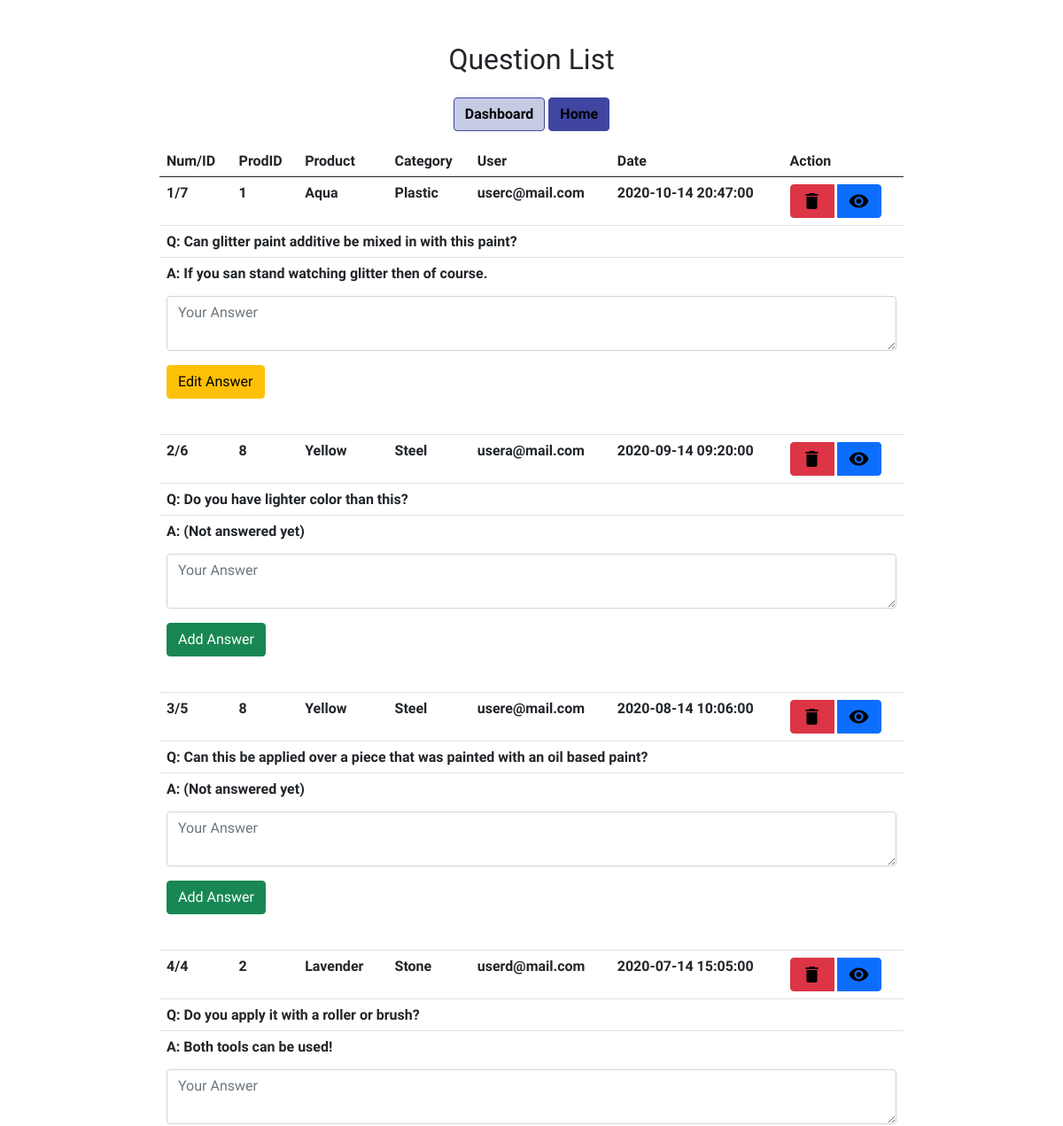
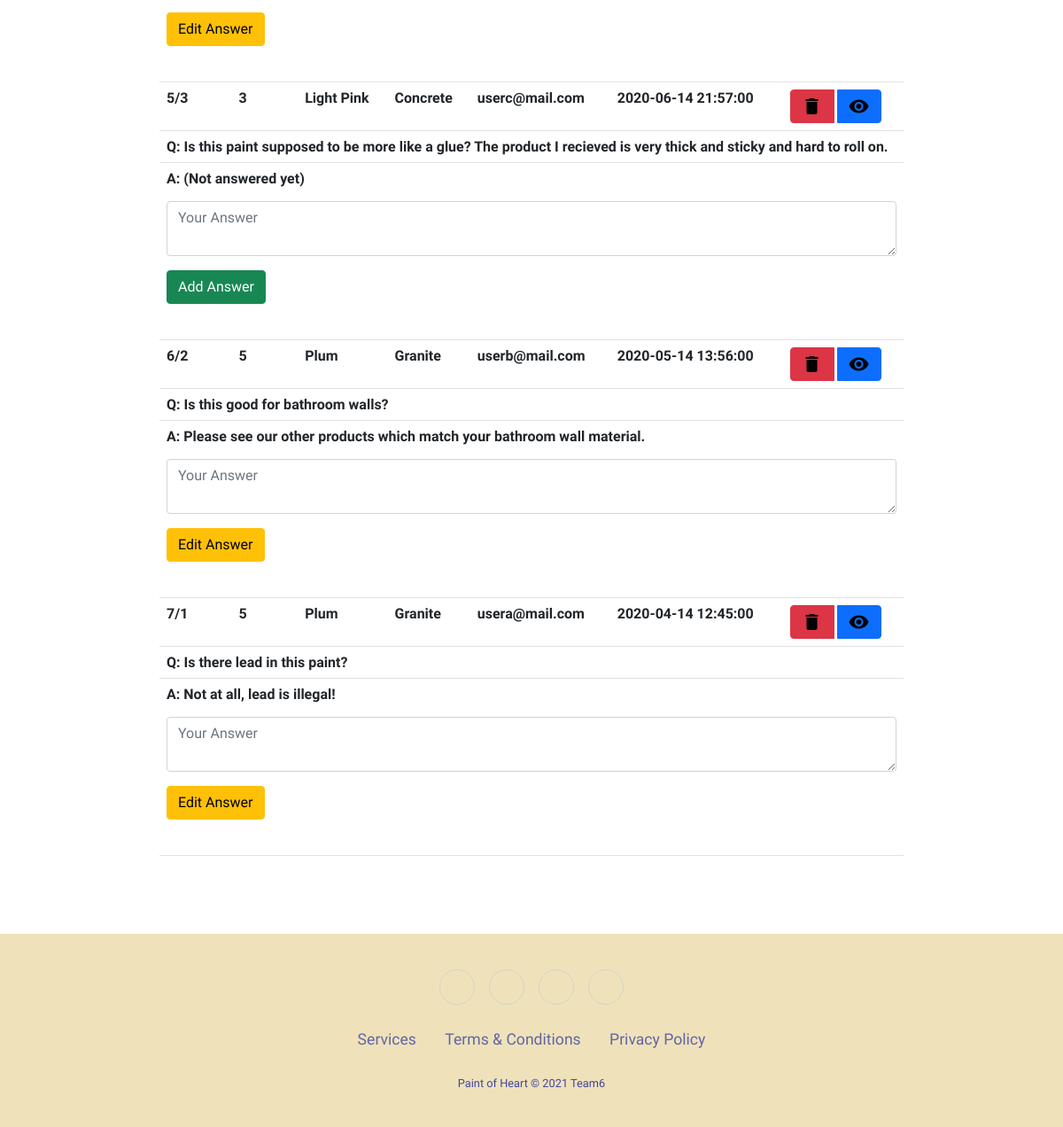
Page /actions/que_list.php (signed in) on the committed database (2 pictures, top to bottom).
### tables this page shows
CREATE TABLE `question` (
  `id` int(11) NOT NULL,
  `fk_user_id` int(11) NOT NULL,
  `fk_item_id` int(11) NOT NULL,
  `question` text NOT NULL,
  `answer` text NOT NULL,
  `date` datetime NOT NULL
);

CREATE TABLE `products` (
  `id` int(11) NOT NULL,
  `name` varchar(50) NOT NULL,
  `fk_category` int(11) NOT NULL,
  `price` decimal(20,2) NOT NULL,
  `description` text NOT NULL,
  `image` text NOT NULL,
  `discount` int(3) NOT NULL DEFAULT 0,
  `visibility` int(1) NOT NULL DEFAULT 1
);

CREATE TABLE `category` (
  `id` int(11) NOT NULL,
  `catName` varchar(50) NOT NULL
);

CREATE TABLE `user` (
  `id` int(11) NOT NULL,
  `f_name` varchar(50) NOT NULL,
  `l_name` varchar(50) NOT NULL,
  `address` varchar(100) NOT NULL,
  `email` varchar(50) NOT NULL,
  `password` varchar(255) NOT NULL,
  `user_state` int(1) NOT NULL DEFAULT 1,
  `user_level` int(1) NOT NULL DEFAULT 0
);

### classes/database.class.php (called while the page is built, shortened)
<?php
Class Database{
    public $host   = "localhost";
    public $user   = "root";
    public $pass   = "";
    public $dbname = "team6_paintofheart";
    public $link;
    private function connectDB(){
    $this->link = new mysqli($this->host, $this->user, $this->pass,
    $this->dbname);
    mysqli_set_charset($this->link, "utf8");
    }
   public function select($query){
     $result = $this->link->query($query) or
      die($this->link->error.__LINE__);
     if($result->num_rows > 0){
       return $result;
     } else {
       return false;
     }
    }
   }
?>

### classes/question.class.php (called while the page is built, shortened)
<?php
class Question
{
    public $db;
    public function __construct()
    {
        $this->db = new Database();
    }
    public function AllQuestionAll() {
        $query = "SELECT *,`question`.`id` as queid, `user`.`f_name`, `user`.`l_name`, `user`.`email`, `products`.`name`, `category`.`catName`
        FROM question
        INNER JOIN `user` ON `user`.`id` = `question`.`fk_user_id`
        INNER JOIN `products` ON `products`.`id` = `question`.`fk_item_id`
        INNER JOIN `category` ON `products`.`fk_category` = `category`.`id`
        ORDER BY `question`.`date` DESC
        ";
        $result = $this->db->select($query);
        if($result){
            $data = $result->fetch_all(MYSQLI_ASSOC);
            $out = $data;
        } else {
            $out =  'N/A';
        }
                    return $out;
            }
}
?>

### actions/que_list.php (the view, shortened to what this page needs)
<?php
 include '../classes/autoload.php' ;
$que = new Question();
 ?>
<div class="grid_10">
    <div class="box round first grid">
<!DOCTYPE html>
<html lang="en">
<head>
    <?php include_once '../components/boot.php';?>
	<link rel="stylesheet" href="../components/style.css">
</head>
	<h2>Question List</h2>
		<a href="../admin.php" class='btn btn-primary my-3 dash-btn fw-bold'>Dashboard</a>
		<a href="../home.php" class='btn btn-primary my-3 home-btn fw-bold'>Home</a>
        <div class="block">
			<table class="table" id="example">
				<thead>
					<tr>
						<th scope="col">Num/ID</th>
						<th scope="col">ProdID</th>
						<th scope="col">Product</th>
						<th scope="col">Category</th>
						<th scope="col">User</th>
						<th scope="col">Date</th>
						<th scope="col">Action</th>
					</tr>
				</thead>
			<tbody>
		<?php
			$question = $que->AllQuestionAll();
			if (is_array($question)) {
				$i=0;
				$canaddans=0;
				$canedans=0;
				foreach ($question as $question) {
					$i++;
					if ($question['answer']==='') {
						$answer = '(Not answered yet)';
						$canaddans=1;
				$canedans=0;
					} else {
						$answer = $question['answer'];
						$canaddans=0;
				$canedans=1;
					}
		?>
				<tr class="odd gradeX">
					<td><?php echo $i.'/'.$question['queid']; ?></td>
					<td><?php echo $question['fk_item_id'] ;?></td>
					<td><?php echo $question['name'] ;?></td>
					<td><?php echo $question['catName'] ;?></td>
					<td><?php echo $question['email'] ;?></td>
					<td><?php echo $question['date'] ;?></td>
					<td>
					<div class="btn-group">
						<a onclick="return confirm('Are you sure to delete this question? (<?php echo 'QueID '.$question['queid'].', ProdID '.$question['fk_item_id'].', by '.$question['email'] ?>)?')" class= "btn btn-danger" href="?delId=<?php echo $question['queid'] ?>" title='Delete'><i class='material-icons'>&#xE872;</i></a>&nbsp;
						<a class= "btn btn-primary" href="../question.php?id=<?php echo $question['fk_item_id']."#".$question['queid'] ?>" title='View'><i class='material-icons'>&#xE417;</i></a>
				</div>
				</td>
					</tr>
					<tr><td colspan="7" id='<?php echo $question['queid']; ?>'>Q: <?php echo $question['question'] ;?></td></tr>
					<tr><td colspan="7">A: <?php echo $answer ;?><br>
					<form id='form-ans'>
					<textarea class='form-control my-3' rows='2' name='answer' id='AnsBtn-<?php echo $question['queid']; ?>' placeholder='Your Answer' /></textarea>
			<?php
			if ($canaddans==1) {
				$ansclass = 'success';
				$anstitle = 'Add';
			} else if  ($canedans==1) {
				$ansclass = 'warning';
				$anstitle = 'Edit';
			}
			echo "<button id='AnsBtn-".$question['queid']."' class='btn btn-".$ansclass." mb-3' type='submit'  value='".$anstitle." Answer'>".$anstitle." Answer</button>";
			 ?>
			 </form>
		</td></tr>
		<?php } } else  { ?>
			<tr class="odd gradeX">
			<td colspan="8" class="text-center">No data available</td>
			</tr>
			<?php }
		?>
			</tbody>
		</table>
       </div>
    </div>
</div>
<?php include '../components/footer.php';?>

### components/style.css (style rules this page uses)
* { font-family: "Martel", serif; }
a:link, a:hover, a:visited { color: black; text-decoration: none; }
.home-btn { background-color: #4045a1 !important; border-color: #4045a1; color: white; }
.dash-btn { background-color: #c5cbe3 !important; border-color: #c5cbe3; color: black; border-color: #4045a1; }
html, body { height: 100%; margin: 0; padding: 0; }
.grid_10 { margin-top: 4%; margin-bottom: 4%; padding-bottom: 2%; text-align: center; }
#example { width: 70%; margin-left: 15%; margin-right: 15%; }
thead, tr, th { font-weight: bold; }

### rows in the picture
question: id "7", fk_item "1", fk_item.name "Aqua", category.catName "Plastic", fk_user.email "userc@mail.com", date "2020-10-14 20:47:00", question "Can glitter paint additive be mixed in with this paint?", answer "If you san stand watching glitter then of course.", answer "Your Answer", answer "Edit"
question: id "6", fk_item "8", fk_item.name "Yellow", category.catName "Steel", fk_user.email "usera@mail.com", date "2020-09-14 09:20:00", question "Do you have lighter color than this?", answer "(Not answered yet)", answer "Your Answer", answer "Add"
question: id "5", fk_item "8", fk_item.name "Yellow", category.catName "Steel", fk_user.email "usere@mail.com", date "2020-08-14 10:06:00", question "Can this be applied over a piece that was painted with an oil based paint?", answer "(Not answered yet)", answer "Your Answer", answer "Add"
question: id "4", fk_item "2", fk_item.name "Lavender", category.catName "Stone", fk_user.email "userd@mail.com", date "2020-07-14 15:05:00", question "Do you apply it with a roller or brush?", answer "Both tools can be used!", answer "Your Answer", answer "Edit"
question: id "3", fk_item "3", fk_item.name "Light Pink", category.catName "Concrete", fk_user.email "userc@mail.com", date "2020-06-14 21:57:00", question "Is this paint supposed to be more like a glue? The product I recieved is very thick and sticky and hard to roll on.", answer "(Not answered yet)", answer "Your Answer", answer "Add"
question: id "2", fk_item "5", fk_item.name "Plum", category.catName "Granite", fk_user.email "userb@mail.com", date "2020-05-14 13:56:00", question "Is this good for bathroom walls?", answer "Please see our other products which match your bathroom wall material.", answer "Your Answer", answer "Edit"
question: id "1", fk_item "5", fk_item.name "Plum", category.catName "Granite", fk_user.email "usera@mail.com", date "2020-04-14 12:45:00", question "Is there lead in this paint?", answer "Not at all, lead is illegal!", answer "Your Answer", answer "Edit"
